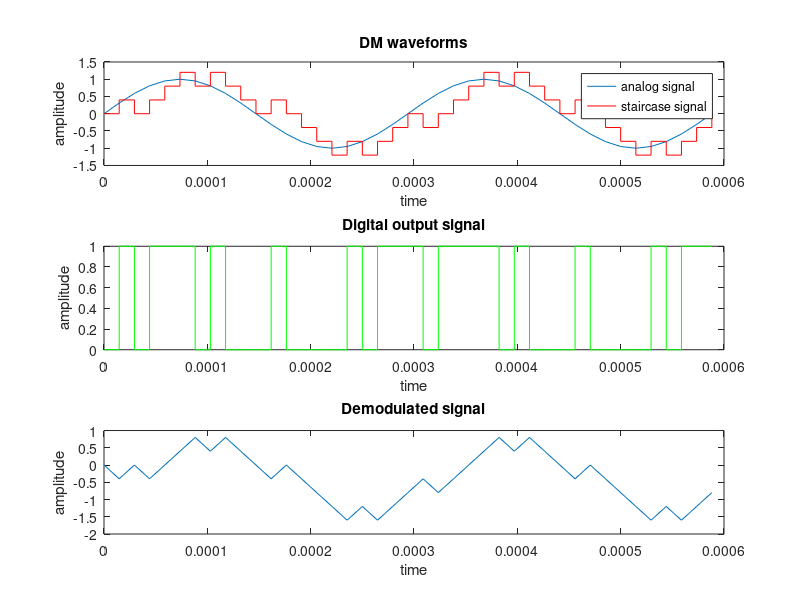

Here is the MATLAB script that generated this plot:
clc;
close all;
clear all;
fm=3400;
T=1/fm;
del=0.4;

%Sampling Operation
fs=20*fm;
Ts=1/fs;
n=0:Ts:2*T;              
yn=sin(2*pi*fm*n);   
subplot(3,1,1);
plot(n,yn);
hold on;
title('Sampled Signal');
ylabel('Amplitude--->');
xlabel('Time--->');

digout=[0];
xstaircase=[0];

for i=1:length(yn)-1
    if(xstaircase(i)<=yn(i))
        xstaircase(i+1)=xstaircase(i)+del;
        d=1;
    else
        xstaircase(i+1)=xstaircase(i)-del;
        d=0;
    end
    digout=[digout, d];
end
stairs(n,xstaircase,'r');

xlabel('time')
ylabel('amplitude')
title('DM waveforms')
legend('analog signal','staircase signal')
hold off

subplot(3,1,2)
stairs(n,digout,'g')
xlabel('time')
ylabel('amplitude')
title('Digital output signal')


%DM demodulation
rsignal=digout;

temp=[0];
for i=1:length(rsignal)-1
    if(rsignal(i)==1)
        decsig(i)=del;
    else
        decsig(i)=-del;
    end
    temp(i+1)=decsig(i)+temp(i);
end

subplot(3,1,3)
plot(n,temp)
xlabel('time')
ylabel('amplitude')
title('Demodulated signal')